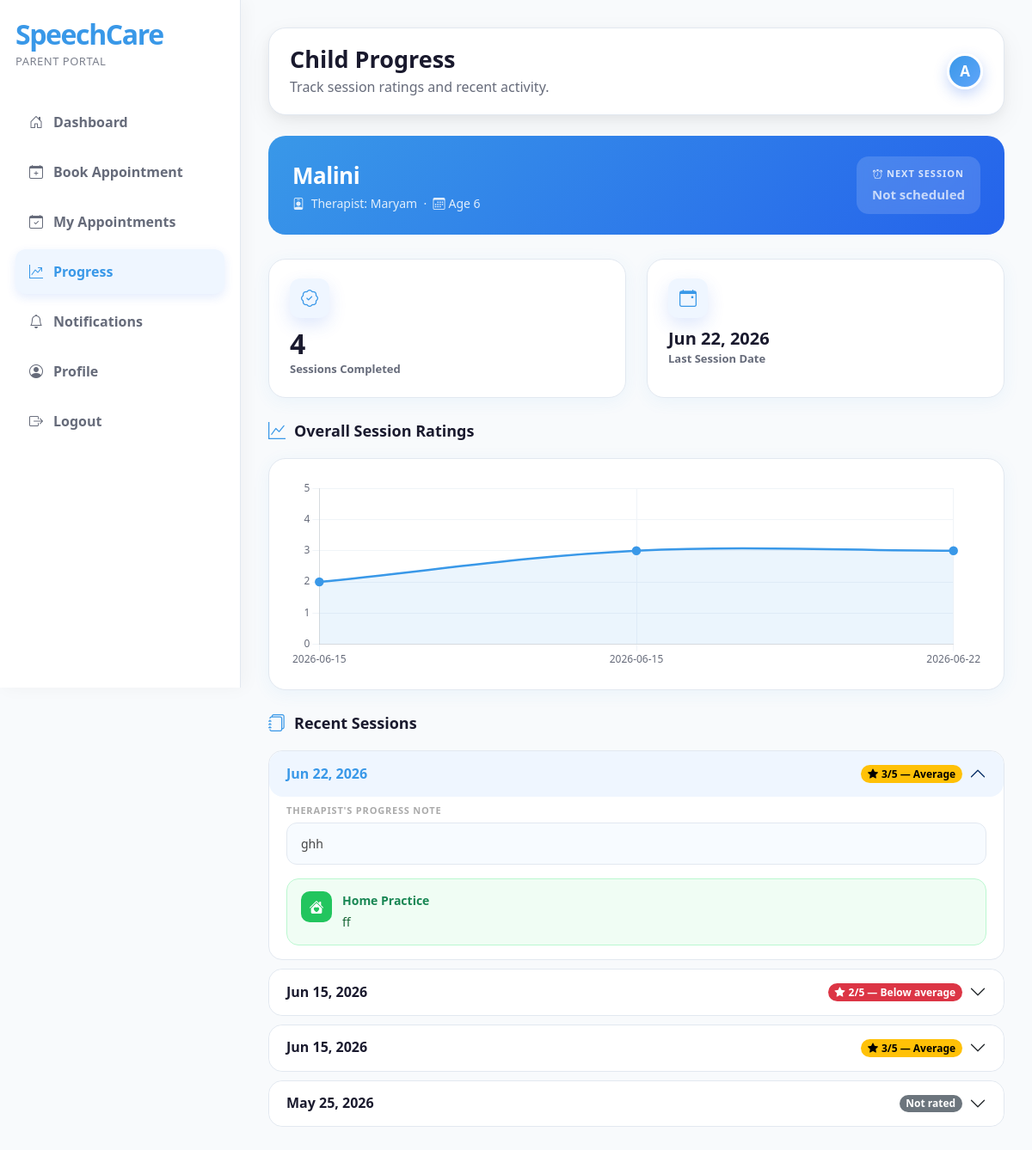
Screenshot of /parent/progress.php (signed in) with the database file from the repository.
### tables this page shows
CREATE TABLE `children` (
  `child_id` int(11) NOT NULL,
  `parent_id` int(11) NOT NULL,
  `child_name` varchar(150) NOT NULL,
  `age` int(11) NOT NULL,
  `gender` enum('male','female','other') NOT NULL,
  `speech_concern` text NOT NULL,
  `previous_therapy_history` text DEFAULT NULL,
  `additional_notes` text DEFAULT NULL,
  `created_at` timestamp NOT NULL DEFAULT current_timestamp(),
  `updated_at` timestamp NOT NULL DEFAULT current_timestamp() ON UPDATE current_timestamp()
);

CREATE TABLE `therapists` (
  `therapist_id` int(11) NOT NULL,
  `full_name` varchar(150) NOT NULL,
  `email` varchar(150) NOT NULL,
  `phone` varchar(30) NOT NULL,
  `qualification` varchar(150) NOT NULL,
  `specialization` varchar(150) NOT NULL,
  `experience` varchar(100) DEFAULT NULL,
  `password` varchar(255) DEFAULT NULL,
  `status` enum('active','inactive') DEFAULT 'active',
  `created_at` timestamp NOT NULL DEFAULT current_timestamp(),
  `updated_at` timestamp NOT NULL DEFAULT current_timestamp() ON UPDATE current_timestamp(),
  `reset_token` varchar(255) DEFAULT NULL,
  `token_expiry` datetime DEFAULT NULL
);

CREATE TABLE `session_notes` (
  `note_id` int(11) NOT NULL,
  `appointment_id` int(11) NOT NULL,
  `therapist_id` int(11) NOT NULL,
  `child_id` int(11) NOT NULL,
  `session_activities` text NOT NULL,
  `child_performance` text DEFAULT NULL,
  `progress_notes` text NOT NULL,
  `home_practice` text DEFAULT NULL,
  `next_session_recommendation` text DEFAULT NULL,
  `created_at` timestamp NOT NULL DEFAULT current_timestamp(),
  `updated_at` timestamp NOT NULL DEFAULT current_timestamp() ON UPDATE current_timestamp(),
  `performance_rating` tinyint(4) DEFAULT NULL COMMENT '1-5 scale',
  `parent_summary` text DEFAULT NULL
);

CREATE TABLE `appointments` (
  `appointment_id` int(11) NOT NULL,
  `parent_id` int(11) NOT NULL,
  `child_id` int(11) NOT NULL,
  `therapist_id` int(11) NOT NULL,
  `slot_id` int(11) NOT NULL,
  `appointment_date` date NOT NULL,
  `start_time` time NOT NULL,
  `end_time` time NOT NULL,
  `status` enum('pending','approved','rejected','completed','needs_rescheduling') DEFAULT 'pending',
  `parent_message` text DEFAULT NULL,
  `admin_note` text DEFAULT NULL,
  `rejection_reason` text DEFAULT NULL,
  `reschedule_reason` text DEFAULT NULL,
  `created_at` timestamp NOT NULL DEFAULT current_timestamp(),
  `updated_at` timestamp NOT NULL DEFAULT current_timestamp() ON UPDATE current_timestamp(),
  `parent_24hr_reminder_sent` tinyint(1) DEFAULT 0,
  `therapist_24hr_reminder_sent` tinyint(1) DEFAULT 0
);

### parent/progress.php (the view, shortened to what the rows shown need)
<?php
include "../includes/auth_parent.php";
include "../includes/functions.php";
$parent_id = $_SESSION["parent_id"];
$children_sql  = "SELECT c.child_id, c.child_name
                  FROM children c
                  WHERE c.child_id IN (
                      SELECT DISTINCT child_id FROM appointments WHERE parent_id = ?
                  )
                  ORDER BY c.child_name ASC";
$children_stmt = mysqli_prepare($conn, $children_sql);
mysqli_stmt_bind_param($children_stmt, "i", $parent_id);
mysqli_stmt_execute($children_stmt);
$children_result = mysqli_stmt_get_result($children_stmt);
$children = [];
while ($row = mysqli_fetch_assoc($children_result)) {
    $children[] = $row;
}
$active_child_id = null;
if (!empty($children)) {
    if ($active_child_id === null) {
        $active_child_id = (int)$children[0]["child_id"];
    }
}
$child_info      = null;
$rating_trend      = [];
$recent_sessions   = [];
if ($active_child_id !== null) {
    $info_sql  = "SELECT
                    c.child_name,
                    c.age,
                    t.full_name AS therapist_name,
                    (
                        SELECT a2.appointment_date
                        FROM appointments a2
                        WHERE a2.child_id = c.child_id
                          AND a2.parent_id = ?
                          AND a2.status = 'approved'
                          AND a2.appointment_date >= CURDATE()
                        ORDER BY a2.appointment_date ASC, a2.start_time ASC
                        LIMIT 1
                    ) AS next_date,
                    (
                        SELECT a3.start_time
                        FROM appointments a3
                        WHERE a3.child_id = c.child_id
                          AND a3.parent_id = ?
                          AND a3.status = 'approved'
                          AND a3.appointment_date >= CURDATE()
                        ORDER BY a3.appointment_date ASC, a3.start_time ASC
                        LIMIT 1
                    ) AS next_time
                  FROM children c
                  LEFT JOIN appointments a ON a.child_id = c.child_id AND a.parent_id = ?
                  LEFT JOIN therapists t   ON a.therapist_id = t.therapist_id
                  WHERE c.child_id = ?
                  ORDER BY a.created_at DESC
                  LIMIT 1";
    $info_stmt = mysqli_prepare($conn, $info_sql);
    mysqli_stmt_bind_param($info_stmt, "iiii", $parent_id, $parent_id, $parent_id, $active_child_id);
    mysqli_stmt_execute($info_stmt);
    $child_info = mysqli_fetch_assoc(mysqli_stmt_get_result($info_stmt));
    $rating_sql  = "SELECT a.appointment_date, sn.performance_rating
                    FROM appointments a
                    INNER JOIN session_notes sn ON a.appointment_id = sn.appointment_id
                    WHERE a.child_id = ? AND a.parent_id = ? AND a.status = 'completed'
                      AND sn.performance_rating IS NOT NULL
                    ORDER BY a.appointment_date ASC";
    $rating_stmt = mysqli_prepare($conn, $rating_sql);
    mysqli_stmt_bind_param($rating_stmt, "ii", $active_child_id, $parent_id);
    mysqli_stmt_execute($rating_stmt);
    $rating_result = mysqli_stmt_get_result($rating_stmt);
    while ($row = mysqli_fetch_assoc($rating_result)) {
        $rating_trend[] = $row;
    }
    $sessions_sql  = "SELECT
                        a.appointment_id,
                        a.appointment_date,
                        sn.performance_rating,
                        sn.parent_summary,
                        sn.progress_notes,
                        sn.home_practice
                      FROM appointments a
                      INNER JOIN session_notes sn ON a.appointment_id = sn.appointment_id
                      WHERE a.child_id = ? AND a.parent_id = ? AND a.status = 'completed'
                      ORDER BY a.appointment_date DESC
                      LIMIT 10";
    $sessions_stmt = mysqli_prepare($conn, $sessions_sql);
    mysqli_stmt_bind_param($sessions_stmt, "ii", $active_child_id, $parent_id);
    mysqli_stmt_execute($sessions_stmt);
    $sessions_result = mysqli_stmt_get_result($sessions_stmt);
    while ($row = mysqli_fetch_assoc($sessions_result)) {
        $recent_sessions[] = $row;
    }
}
function ratingLabel(int $r): string {
    return match($r) {
        1 => "Difficult",
        2 => "Below average",
        3 => "Average",
        4 => "Good",
        5 => "Excellent",
        default => "—",
    };
}
function ratingBadgeClass(int $r): string {
    return match(true) {
        $r >= 5 => "text-bg-success",
        $r >= 4 => "text-bg-primary",
        $r >= 3 => "text-bg-warning",
        default => "text-bg-danger",
    };
}
?>
<!DOCTYPE html>
<html lang="en">
<head>
    <link href="https://cdn.jsdelivr.net/npm/bootstrap@5.3.3/dist/css/bootstrap.min.css" rel="stylesheet">
    <link href="https://cdn.jsdelivr.net/npm/bootstrap-icons@1.11.3/font/bootstrap-icons.css" rel="stylesheet">
    <link rel="stylesheet" href="../assets/css/dashboard.css">
</head>
<body>
<div class="dashboard-wrapper">
    <main class="main-content">
        <div class="top-bar d-flex justify-content-between align-items-center flex-wrap gap-3">
            <div>
                <h1 class="page-title">Child Progress</h1>
            </div>
        </div>
        <?php if (empty($children)) { ?>
            <div class="chart-card text-center py-5">
                <i class="bi bi-person-x" style="font-size:48px;color:#ddd;"></i>
                <h5 class="fw-bold mt-3 text-muted">No children found</h5>
                <p class="text-muted">Your progress data will appear here once an appointment has been booked and approved.</p>
                <a href="book-appointment.php" class="action-btn-primary mt-2">Book an appointment</a>
            </div>
        <?php } else { ?>
        <?php if ($child_info) { ?>
        <div class="progress-header">
            <div>
                <div class="child-name"><?php echo escapeOutput($child_info["child_name"]); ?></div>
                <div class="therapist-line">
                    <i class="bi bi-person-badge me-1"></i>
                    <?php echo $child_info["therapist_name"]
                        ? "Therapist: " . escapeOutput($child_info["therapist_name"])
                        : "No therapist assigned yet"; ?>
                    &nbsp;·&nbsp;
                    <i class="bi bi-calendar3 me-1"></i>Age <?php echo escapeOutput($child_info["age"]); ?>
                </div>
            </div>
            <div class="next-session-box">
                <div class="ns-label"><i class="bi bi-alarm me-1"></i>Next Session</div>
                <?php if (!empty($child_info["next_date"])) { ?>
                    <div class="ns-date"><?php echo formatDateNice($child_info["next_date"]); ?></div>
                    <?php if (!empty($child_info["next_time"])) { ?>
                        <div class="ns-time"><?php echo formatTimeNice($child_info["next_time"]); ?></div>
                    <?php } ?>
                <?php } else { ?>
                    <div class="ns-date" style="font-size:15px;opacity:.7;">Not scheduled</div>
                <?php } ?>
            </div>
        </div>
        <?php } ?>
            <?php if (!empty($rating_trend)) {
                $rating_dates  = json_encode(array_column($rating_trend, "appointment_date"));
                $rating_values = json_encode(array_map(fn($r) => (int)$r["performance_rating"], $rating_trend));
            ?>
            <?php } ?>
        <?php if (empty($recent_sessions)) { ?>
            <div class="chart-card">
                <div class="empty-state-sm">
                    <i class="bi bi-calendar-x"></i>
                    <p>No completed sessions yet. Session details will appear here after each therapy visit.</p>
                </div>
            </div>
        <?php } else { ?>
        <div class="accordion mb-4" id="sessionsAccordion">
            <?php foreach ($recent_sessions as $idx => $session) {
                $session_id    = (int)$session["appointment_id"];
                $acc_id        = "session_acc_{$session_id}";
                $acc_target    = "session_body_{$session_id}";
                $is_first      = ($idx === 0);
                $summary_text  = !empty($session["parent_summary"]) ? $session["parent_summary"] : null;
                $fallback_note = $session["progress_notes"] ?? "";
                $rating        = !empty($session["performance_rating"]) ? (int)$session["performance_rating"] : null;
            ?>
            <div class="accordion-item">
                <h2 class="accordion-header" id="<?php echo $acc_id; ?>">
                    <button class="accordion-button <?php echo $is_first ? "" : "collapsed"; ?>"
                            type="button"
                            data-bs-toggle="collapse"
                            data-bs-target="#<?php echo $acc_target; ?>"
                            aria-expanded="<?php echo $is_first ? "true" : "false"; ?>">
                        <div class="d-flex align-items-center gap-3 flex-wrap w-100">
                            <span class="fw-800"><?php echo formatDateNice($session["appointment_date"]); ?></span>
                            <?php if ($rating) { ?>
                                <span class="badge <?php echo ratingBadgeClass($rating); ?> rounded-pill ms-auto me-2">
                                    <i class="bi bi-star-fill me-1"></i><?php echo $rating; ?>/5 — <?php echo ratingLabel($rating); ?>
                                </span>
                            <?php } else { ?>
                                <span class="badge text-bg-secondary rounded-pill ms-auto me-2">Not rated</span>
                            <?php } ?>
                        </div>
                    </button>
                </h2>
                <div id="<?php echo $acc_target; ?>"
                     class="accordion-collapse collapse <?php echo $is_first ? "show" : ""; ?>"
                     data-bs-parent="#sessionsAccordion">
                    <div class="accordion-body pt-2">
                        <div class="mb-3">
                            <?php if ($summary_text !== null) { ?>
                                <div class="session-note-text"><?php echo escapeOutput($summary_text); ?></div>
                            <?php } elseif (!empty($fallback_note)) { ?>
                                <div class="therapist-note-label">Therapist's progress note</div>
                                <div class="session-note-text"><?php echo escapeOutput($fallback_note); ?></div>
                            <?php } else { ?>
                                <div class="session-note-text text-muted fst-italic">No session summary available.</div>
                            <?php } ?>
                        </div>
                        <?php if (!empty($session["home_practice"])) { ?>
                        <div class="home-practice-box">
                            <div class="hp-icon"><i class="bi bi-house-heart-fill"></i></div>
                            <div>
                                <div class="fw-bold small text-success mb-1">Home Practice</div>
                                <div class="hp-text"><?php echo escapeOutput($session["home_practice"]); ?></div>
                            </div>
                        </div>
                        <?php } ?>
                    </div>
                </div>
            </div>
            <?php } ?>
        </div>
        <?php } ?>
        <?php }  ?>
    </main>
</div>
<script>
function switchChild(childId) {
    const url = new URL(window.location.href);
    url.searchParams.set("child_id", childId);
    window.location.href = url.toString();
}
Chart.defaults.font.family = "'Segoe UI', system-ui, sans-serif";
Chart.defaults.font.size   = 12;
Chart.defaults.color       = "#666B7A";
const BLUE      = "#3998E8";
const BLUE_FILL = "rgba(57,152,232,0.10)";
function baseLineConfig(labels, data, color, fillColor, yMax, yLabel) {
    return {
        type: "line",
        data: {
            labels: labels,
            datasets: [{
                data: data,
                borderColor: color,
                backgroundColor: fillColor,
                borderWidth: 2.5,
                pointBackgroundColor: color,
                pointRadius: 4,
                pointHoverRadius: 6,
                fill: true,
                tension: 0.35,
            }]
        },
        options: {
            responsive: true,
            maintainAspectRatio: true,
            interaction: { mode: "index", intersect: false },
            plugins: {
                legend: { display: false },
                tooltip: {
                    backgroundColor: "#fff",
                    borderColor: "#e2e8f0",
                    borderWidth: 1,
                    titleColor: "#1a1a2e",
                    bodyColor: "#444",
                    padding: 10,
                    callbacks: {
                        label: function(ctx) {
                            return " " + ctx.parsed.y + "/5";
                        }
                    }
                }
            },
            scales: {
                x: {
                    grid: { color: "#f0f4f8" },
                    ticks: { maxTicksLimit: 6 }
                },
                y: {
                    min: 0,
                    max: yMax,
                    grid: { color: "#f0f4f8" },
                    ticks: {
                        stepSize: 1
                    }
                }
            }
        }
    };
}
<?php if (!empty($rating_trend)) { ?>
(function () {
    const ctx = document.getElementById("ratingChart");
    if (!ctx) return;
    const labels = <?php echo $rating_dates; ?>;
    const data   = <?php echo $rating_values; ?>;
    new Chart(ctx, baseLineConfig(labels, data, BLUE, BLUE_FILL, 5, "rating"));
})();
<?php } ?>
</script>
</body>
</html>

### rows the page displays
children: child_name "Malini", therapists.full_name "Maryam", age "6"
session_notes: appointment.appointment_date "Jun 22, 2026", performance_rating "3", performance_rating "Average", progress_notes "ghh", home_practice "ff"
session_notes: appointment.appointment_date "Jun 15, 2026", performance_rating "2", performance_rating "Below average"
session_notes: appointment.appointment_date "Jun 15, 2026", performance_rating "3", performance_rating "Average"
session_notes: appointment.appointment_date "May 25, 2026", shows "Not rated"

### other values shown
substr($parent_name, 0, 1) "A"
$stats["completed_count"] "4"
formatDateNice($stats["last_session_date"]) "Jun 22, 2026"
chart data {{ $rating_dates }} ["2026-06-15","2026-06-15","2026-06-22"]
chart data {{ $rating_values }} [2,3,3]
